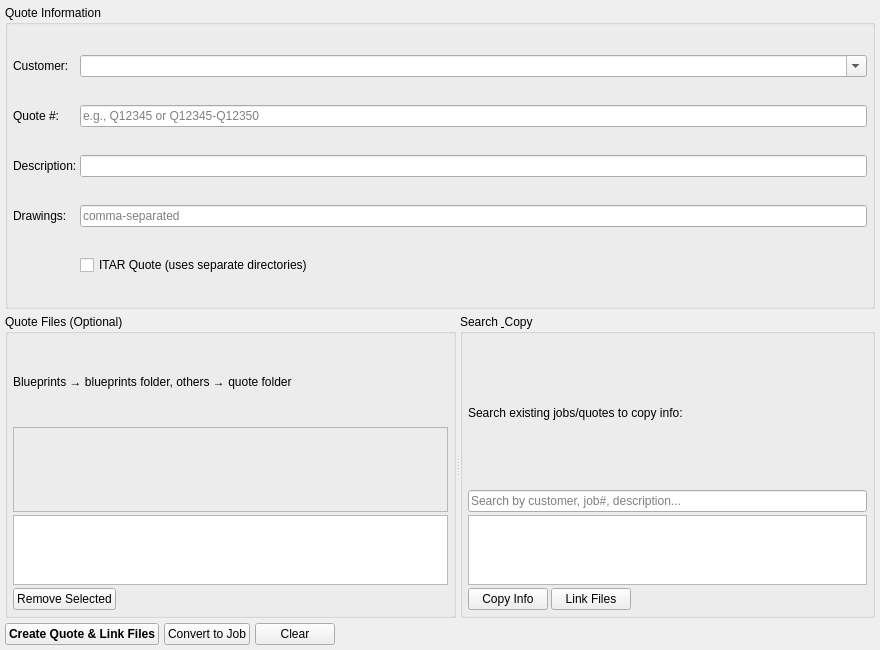
<?xml version="1.0" encoding="UTF-8"?>
<ui version="4.0">
 <class>QuoteTab</class>
 <widget class="QWidget" name="QuoteTab">
  <property name="geometry">
   <rect>
    <x>0</x>
    <y>0</y>
    <width>880</width>
    <height>650</height>
   </rect>
  </property>
  <layout class="QVBoxLayout" name="mainLayout">
   <property name="spacing">
    <number>5</number>
   </property>
   <property name="leftMargin">
    <number>5</number>
   </property>
   <property name="topMargin">
    <number>5</number>
   </property>
   <property name="rightMargin">
    <number>5</number>
   </property>
   <property name="bottomMargin">
    <number>5</number>
   </property>
   <item>
    <widget class="QGroupBox" name="quoteInfoGroup">
     <property name="title">
      <string>Quote Information</string>
     </property>
     <layout class="QGridLayout" name="quoteInfoLayout">
      <property name="spacing">
       <number>3</number>
      </property>
      <property name="leftMargin">
       <number>5</number>
      </property>
      <property name="topMargin">
       <number>5</number>
      </property>
      <property name="rightMargin">
       <number>5</number>
      </property>
      <property name="bottomMargin">
       <number>5</number>
      </property>
      <item row="0" column="0">
       <widget class="QLabel" name="customerLabel">
        <property name="text">
         <string>Customer:</string>
        </property>
       </widget>
      </item>
      <item row="0" column="1">
       <widget class="QComboBox" name="quote_customer_combo">
        <property name="minimumSize">
         <size>
          <width>250</width>
          <height>0</height>
         </size>
        </property>
        <property name="editable">
         <bool>true</bool>
        </property>
       </widget>
      </item>
      <item row="1" column="0">
       <widget class="QLabel" name="quoteNumberLabel">
        <property name="text">
         <string>Quote #:</string>
        </property>
       </widget>
      </item>
      <item row="1" column="1">
       <widget class="QLineEdit" name="quote_number_edit">
        <property name="placeholderText">
         <string>e.g., Q12345 or Q12345-Q12350</string>
        </property>
       </widget>
      </item>
      <item row="2" column="0">
       <widget class="QLabel" name="descriptionLabel">
        <property name="text">
         <string>Description:</string>
        </property>
       </widget>
      </item>
      <item row="2" column="1">
       <widget class="QLineEdit" name="quote_description_edit"/>
      </item>
      <item row="3" column="0">
       <widget class="QLabel" name="drawingsLabel">
        <property name="text">
         <string>Drawings:</string>
        </property>
       </widget>
      </item>
      <item row="3" column="1">
       <widget class="QLineEdit" name="quote_drawings_edit">
        <property name="placeholderText">
         <string>comma-separated</string>
        </property>
       </widget>
      </item>
      <item row="4" column="1">
       <widget class="QCheckBox" name="quote_itar_check">
        <property name="text">
         <string>ITAR Quote (uses separate directories)</string>
        </property>
       </widget>
      </item>
     </layout>
    </widget>
   </item>
   <item>
    <widget class="QSplitter" name="filesSplitter">
     <property name="orientation">
      <enum>Qt::Horizontal</enum>
     </property>
     <widget class="QGroupBox" name="quoteFilesGroup">
      <property name="title">
       <string>Quote Files (Optional)</string>
      </property>
      <layout class="QVBoxLayout" name="quoteFilesLayout">
       <property name="spacing">
        <number>3</number>
       </property>
       <property name="leftMargin">
        <number>5</number>
       </property>
       <property name="topMargin">
        <number>5</number>
       </property>
       <property name="rightMargin">
        <number>5</number>
       </property>
       <property name="bottomMargin">
        <number>5</number>
       </property>
       <item>
        <widget class="QLabel" name="filesInfoLabel">
         <property name="text">
          <string>Blueprints → blueprints folder, others → quote folder</string>
         </property>
        </widget>
       </item>
       <item>
        <widget class="QFrame" name="quote_drop_zone">
         <property name="minimumSize">
          <size>
           <width>0</width>
           <height>60</height>
          </size>
         </property>
         <property name="frameShape">
          <enum>QFrame::StyledPanel</enum>
         </property>
         <property name="frameShadow">
          <enum>QFrame::Sunken</enum>
         </property>
        </widget>
       </item>
       <item>
        <widget class="QListWidget" name="quote_files_list">
         <property name="maximumSize">
          <size>
           <width>16777215</width>
           <height>70</height>
          </size>
         </property>
        </widget>
       </item>
       <item>
        <layout class="QHBoxLayout" name="removeButtonLayout">
         <item>
          <widget class="QPushButton" name="remove_btn">
           <property name="text">
            <string>Remove Selected</string>
           </property>
          </widget>
         </item>
         <item>
          <spacer name="horizontalSpacer">
           <property name="orientation">
            <enum>Qt::Horizontal</enum>
           </property>
           <property name="sizeHint" stdset="0">
            <size>
             <width>40</width>
             <height>20</height>
            </size>
           </property>
          </spacer>
         </item>
        </layout>
       </item>
      </layout>
     </widget>
     <widget class="QGroupBox" name="searchCopyGroup">
      <property name="title">
       <string>Search &amp; Copy</string>
      </property>
      <layout class="QVBoxLayout" name="searchCopyLayout">
       <property name="spacing">
        <number>3</number>
       </property>
       <property name="leftMargin">
        <number>5</number>
       </property>
       <property name="topMargin">
        <number>5</number>
       </property>
       <property name="rightMargin">
        <number>5</number>
       </property>
       <property name="bottomMargin">
        <number>5</number>
       </property>
       <item>
        <widget class="QLabel" name="searchInfoLabel">
         <property name="text">
          <string>Search existing jobs/quotes to copy info:</string>
         </property>
        </widget>
       </item>
       <item>
        <widget class="QLineEdit" name="quote_search_input">
         <property name="placeholderText">
          <string>Search by customer, job#, description...</string>
         </property>
        </widget>
       </item>
       <item>
        <widget class="QListWidget" name="quote_search_results">
         <property name="maximumSize">
          <size>
           <width>16777215</width>
           <height>70</height>
          </size>
         </property>
        </widget>
       </item>
       <item>
        <layout class="QHBoxLayout" name="searchButtonsLayout">
         <item>
          <widget class="QPushButton" name="copy_info_btn">
           <property name="toolTip">
            <string>Copy selected job/quote info to form</string>
           </property>
           <property name="text">
            <string>Copy Info</string>
           </property>
          </widget>
         </item>
         <item>
          <widget class="QPushButton" name="link_files_btn">
           <property name="toolTip">
            <string>Link files from selected job/quote</string>
           </property>
           <property name="text">
            <string>Link Files</string>
           </property>
          </widget>
         </item>
         <item>
          <spacer name="horizontalSpacer_2">
           <property name="orientation">
            <enum>Qt::Horizontal</enum>
           </property>
           <property name="sizeHint" stdset="0">
            <size>
             <width>40</width>
             <height>20</height>
            </size>
           </property>
          </spacer>
         </item>
        </layout>
       </item>
      </layout>
     </widget>
    </widget>
   </item>
   <item>
    <layout class="QHBoxLayout" name="bottomButtonLayout">
     <item>
      <widget class="QPushButton" name="create_btn">
       <property name="font">
        <font>
         <weight>75</weight>
         <bold>true</bold>
        </font>
       </property>
       <property name="text">
        <string>Create Quote &amp;&amp; Link Files</string>
       </property>
      </widget>
     </item>
     <item>
      <widget class="QPushButton" name="convert_btn">
       <property name="toolTip">
        <string>Copy current quote info to Create Job tab</string>
       </property>
       <property name="text">
        <string>Convert to Job</string>
       </property>
      </widget>
     </item>
     <item>
      <widget class="QPushButton" name="clear_btn">
       <property name="text">
        <string>Clear</string>
       </property>
      </widget>
     </item>
     <item>
      <spacer name="horizontalSpacer_3">
       <property name="orientation">
        <enum>Qt::Horizontal</enum>
       </property>
       <property name="sizeHint" stdset="0">
        <size>
         <width>40</width>
         <height>20</height>
        </size>
       </property>
      </spacer>
     </item>
    </layout>
   </item>
  </layout>
 </widget>
 <customwidgets>
  <customwidget>
   <class>DropZone</class>
   <extends>QFrame</extends>
   <header>dropzone_widget.h</header>
  </customwidget>
 </customwidgets>
 <resources/>
 <connections/>
</ui>
